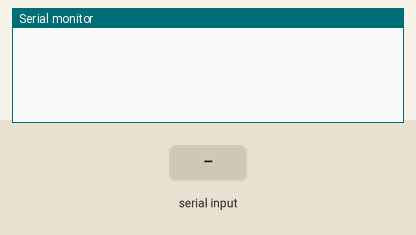
Recording of a sketch running on a simulated Arduino Uno, built with avr-gcc and run on an emulated ATmega328P. Parts: the last lines printed to the serial monitor. The test bench sets the inputs (shaded band).

Above: at 1.2 s.
1.3 s: "c,0,1,1\n" received over Serial
At 3.5 s:
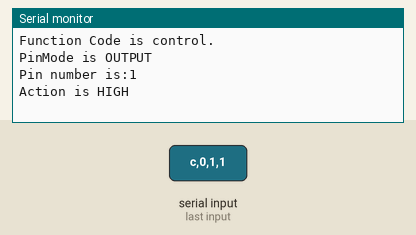
3.8 s: "c" received over Serial
At 5.5 s:
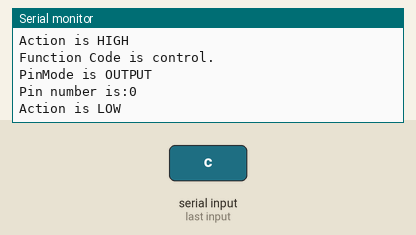
6.3 s: "s" received over Serial
8.8 s: "r" received over Serial
11.3 s: "90,45,200\n" received over Serial
At 13.3 s:
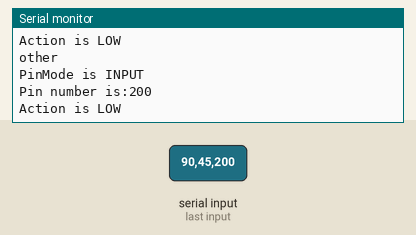
Timing chart, 0 to 14.8 s (numbered marks = the images above; inputs shaded):
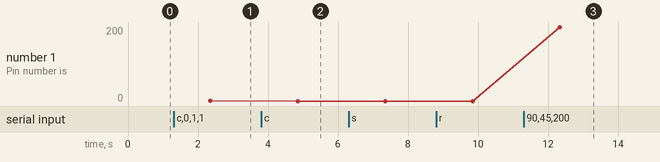

Measured:
- after the input at 1.3 s, the serial monitor: prints a new line after 1.0 s (image 1)
- after the input at 3.8 s, the serial monitor: prints a new line after 1.0 s (image 2)
- after the input at 11.3 s, the serial monitor: prints a new line after 1.0 s (image 3)
- plotted number 1: 1 → 0 after the input at 3.8 s, 0 → 200 after the input at 11.3 s

The sketch:

SerialStringReaderV2.ino
```cpp
/*
該副程式接收一字串，並將字串做剖析處理
輸入兩個引數 parseString(處理字串, 分割符號)，該副程式會回傳一字串陣列。
EX:
parseString("c,0,1,1", ',');
副程式回傳["c", "0", "1", "1"]的字串陣列。
*/
String* parseString(String originalString, char op){
  String* resultString = new String[10]; // 建立一個字串陣列，用於儲存並回傳剖析後資料
  int startIndex = 0; // 起始 index
  int endIndex = 0; // 結束 index
  int count = 0; // 計數器
  while (endIndex != -1 && count < 10) { // 長度需小於10，並且後面還有資料
    endIndex = originalString.indexOf(op, startIndex); // 尋找第一個op所在位置
    String elementString = (endIndex == -1) ? originalString.substring(startIndex) : originalString.substring(startIndex, endIndex);
    startIndex = endIndex + 1; // 更新開始位置
    resultString[count] = elementString; // 將資料存入陣列
    count++;
  }
  return resultString;
}

void setup() {
  Serial.begin(9600);
}

void loop() {
  if (Serial.available() > 0) {
    String inputString = Serial.readString();
    String* modifiedString = parseString(inputString, ',');

    String functionCode = modifiedString[0];
    int deviceMod = modifiedString[1].toInt();
    int pin = modifiedString[2].toInt();
    int action = modifiedString[3].toInt();

    if(functionCode.equals("c")){
      Serial.println("Function Code is control.");
    }else if(functionCode.equals("s")){
      Serial.println("Function Code is set.");
    }else if(functionCode.equals("r")){
      Serial.println("Function Code is reset.");
    }else{
      Serial.println("other");
    }

    if(deviceMod == 0){
      pinMode(pin, OUTPUT);
      Serial.println("PinMode is OUTPUT");
    }else{
      pinMode(pin, INPUT);
      Serial.println("PinMode is INPUT");
    }

    Serial.print("Pin number is:");
    Serial.println(pin);

    if(action == 0){
      digitalWrite(pin, LOW);
      Serial.println("Action is LOW");
    }else{
      digitalWrite(pin, HIGH);
      Serial.println("Action is HIGH");
    }
  }

}
```
